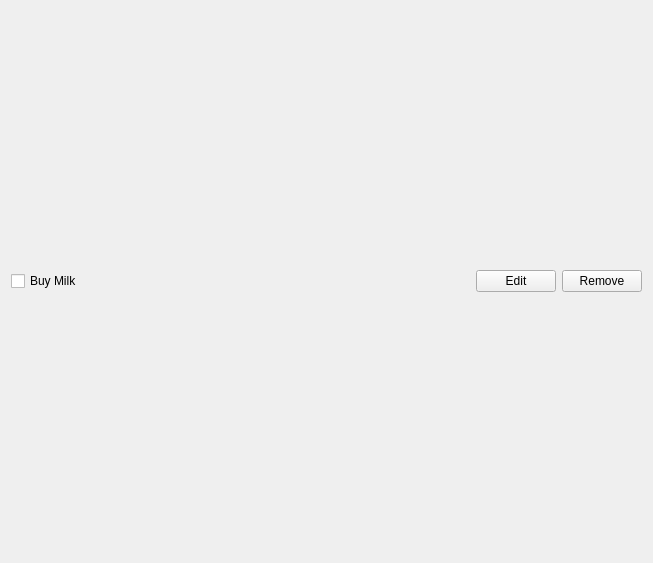
<?xml version="1.0" encoding="UTF-8"?>
<ui version="4.0">
 <class>Task</class>
 <widget class="QWidget" name="Task">
  <property name="geometry">
   <rect>
    <x>0</x>
    <y>0</y>
    <width>653</width>
    <height>563</height>
   </rect>
  </property>
  <property name="windowTitle">
   <string>Form</string>
  </property>
  <layout class="QHBoxLayout" name="horizontalLayout">
   <item>
    <widget class="QCheckBox" name="checkbox">
     <property name="text">
      <string>Buy Milk</string>
     </property>
    </widget>
   </item>
   <item>
    <spacer name="horizontalSpacer">
     <property name="orientation">
      <enum>Qt::Horizontal</enum>
     </property>
     <property name="sizeHint" stdset="0">
      <size>
       <width>40</width>
       <height>20</height>
      </size>
     </property>
    </spacer>
   </item>
   <item>
    <widget class="QPushButton" name="editButton">
     <property name="text">
      <string>Edit</string>
     </property>
    </widget>
   </item>
   <item>
    <widget class="QPushButton" name="removeButton">
     <property name="text">
      <string>Remove</string>
     </property>
    </widget>
   </item>
  </layout>
 </widget>
 <resources/>
 <connections/>
</ui>
